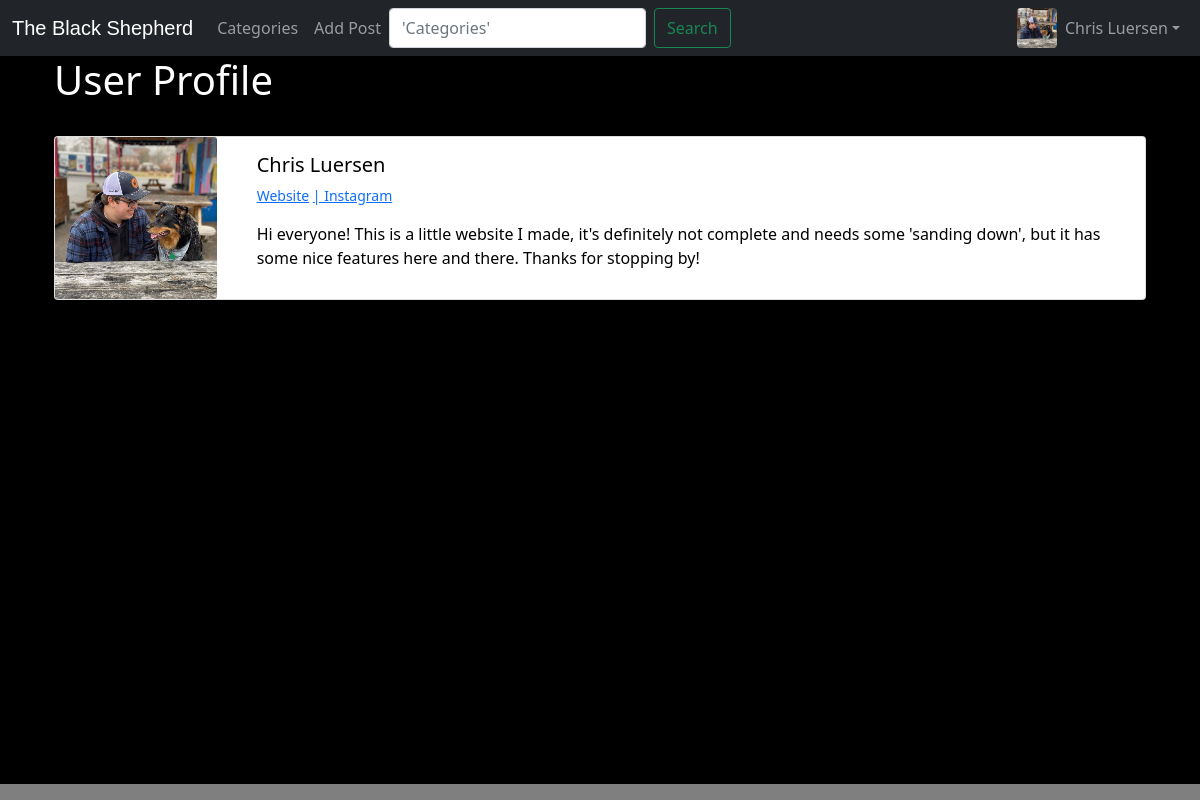
The page /members/2/profile/ (signed in) on the database its author committed.
### shepherd/models.py (models this page shows, shortened)
class Profile(models.Model):
    user = models.OneToOneField(User, null=True, on_delete=models.CASCADE)
    bio = models.TextField()
    profile_pic = models.ImageField(null=True, blank=True, upload_to='images/profile/')
    website_url = models.CharField(max_length=255, null=True, blank=True)
    facebook_url = models.CharField(max_length=255, null=True, blank=True)
    instagram_url = models.CharField(max_length=255, null=True, blank=True)
    pinterest_url = models.CharField(max_length=255, null=True, blank=True)

### members/views.py (the view)
# urls.py: path('<int:pk>/profile/', ShowProfilePageView.as_view(), name="show_profile_page"),
class ShowProfilePageView(DetailView):
    model = Profile
    template_name = 'registration/user_profile.html'
    def get_context_data(self, *args, **kwargs):
        context = super(ShowProfilePageView, self).get_context_data(*args, **kwargs)
        page_user = get_object_or_404(Profile, id=self.kwargs['pk'])  # getting pk from self.kwargs
        context['page_user'] = page_user
        return context

### templates/registration/user_profile.html (shortened to what this page needs)
{% extends "base.html" %}
{% load static %}
{% block content %}
    <h1>User Profile</h1>
    <br/>
    <div class="card mb-3">
        <div class="row no-gutters">
            <div class="col-md-2">
                {% if page_user.profile_pic %}
                    <img src="{{ page_user.profile_pic.url }}" class="card-img" alt="profile_pic">
                {% else %}
                    <img src="{% static 'images/default_profile_pic.gif' %}" class="card-img" alt="profile_pic">
                {% endif %}
            </div>
            <div class="col-md-10">
                <div class="card-body">
                    <h5 class="card-title">{{ page_user.user.first_name }} {{ page_user.user.last_name }}</h5>
                    <p class="small text-muted">
                        {% if page_user.website_url %}
                            <a href="{{ page_user.website_url }}">Website</a>
                        {% endif %}
                        {% if page_user.instagram_url %}
                            <a href="{{ page_user.instagram_url }}"> | Instagram</a>
                        {% endif %}
                    </p>
                    <p class="card-text">{{ page_user.bio }}</p>
                </div>
            </div>
        </div>
    </div>
    <br/><br/>
{% endblock %}

### templates/base.html (shortened to what this page needs)
{% load static %}
<!doctype html>
<html lang="en">
<head>
    <link href="https://cdn.jsdelivr.net/npm/bootstrap@5.0.0-beta1/dist/css/bootstrap.min.css" rel="stylesheet"
>
    <link rel="stylesheet" type="text/css" href="{% static 'css/style.css' %}">
</head>
<body>
<nav class="navbar navbar-expand-lg navbar-dark bg-dark">
    <div class="container-fluid">
        <a class="navbar-brand" href="{% url "shepherd:home" %}" style="font-family:'True Lies',sans-serif">The Black
            Shepherd</a>
        <div class="collapse navbar-collapse" id="navbarSupportedContent">
            <ul class="navbar-nav me-auto mb-2 mb-lg-0">
                {% if cat_menu %}
                    <li class="nav-item dropdown">
                        <a class="nav-link dropdown-toggle" href="#" id="navbarDropdown" role="button"
                           data-bs-toggle="dropdown" aria-expanded="false">
                            Categories
                        </a>
                        <div class="dropdown-menu" aria-labelledby="navbarDropdown">
                            {% for item in cat_menu %}
                                <a class="dropdown-item"
                                   href="{% url 'shepherd:category' item|slugify %}">{{ item }}</a>
                            {% endfor %}
                            <hr class="dropdown-divider">
                            <a class="dropdown-item" href="{% url "shepherd:add_category" %}">Add Category</a>
                        </div>
                    </li>
                {% else %}
                    <li class="nav-item">
                        <a class="nav-link" href="{% url "shepherd:category-list" %}">Categories</a>
                    </li>
                {% endif %}
                {% if user.is_authenticated %}
                    <li class="nav-item">
                        <a class="nav-link" href="{% url "shepherd:add_post" %}">Add Post</a>
                    </li>
                {% endif %}
                <form class="d-flex" action="{% url "shepherd:category-list" %}">
                    <input class="form-control me-2" type="search" placeholder="'Categories'" aria-label="Search">
                    <button class="btn btn-outline-success" type="submit">Search</button>
                </form>
            </ul>
            {% if user.is_authenticated %}
                <ul class="navbar-nav ml-auto mb-2 mb-lg-0">
                    {% if user.profile.profile_pic %}
                        <img src="{{ user.profile.profile_pic.url }}" width=40 height=40 class='rounded'
                             alt="profile_pic">
                    {% else %}
                        <img src="{% static 'images/default_profile_pic.gif' %}" width=40 height=40 class='rounded'
                             alt="profile_pic">
                    {% endif %}
                    <li class="nav-item dropdown">
                        <a class="nav-link dropdown-toggle" href="#" id="navbarDropdown" role="button"
                           data-bs-toggle="dropdown"
                           aria-expanded="false">{{ user.first_name }} {{ user.last_name }}</a>
                    </li>
                </ul>
            {% endif %}
        </div>
    </div>
</nav>
<div class="video-background-holder">
    <div class="video-background-overlay"></div>
    <video
            autoplay="autoplay" muted="muted" loop="loop">
        <source src="{% static 'images/video.webm' %}" type="video/mp4">
    </video>
    <div class="video-background-content container h-100">
        <div class="w-100 text-white">
            <div class="container">
                {% block content %}{% endblock %}
            </div>
        </div>
    </div>
</div>
</body>
</html>

### shepherd/static/css/style.css (style rules this page uses)
html, body { height: 100%; width: 100%; }
body { margin: 0; padding: 0; }
.card-text { color: black; }
.card-title { color: black; }
.video-background-holder { position: relative; background-color: black; height: calc(100vh - 72px); min-height: 25rem; width: 100%; overflow: auto; }
.video-background-holder video { position: fixed; min-width: 100%; min-height: 100%; width: auto; height: auto; z-index: 0; }
.video-background-content { position: relative; z-index: 2; }
.video-background-overlay { position: fixed; left: 0; height: 100%; width: 100%; background-color: black; opacity: 0.5; z-index: 1; }

### rows shown on the page
Profile: profile_pic (picture), user.first_name "Chris", user.last_name "Luersen", bio "Hi everyone! This is a little website I made, it's definitely not complete and needs some 'sanding down', but it has some nice features here and there. Thanks for stopping by!"

### other values the page prints
{{ user.first_name }} "Chris"
{{ user.last_name }} "Luersen"
